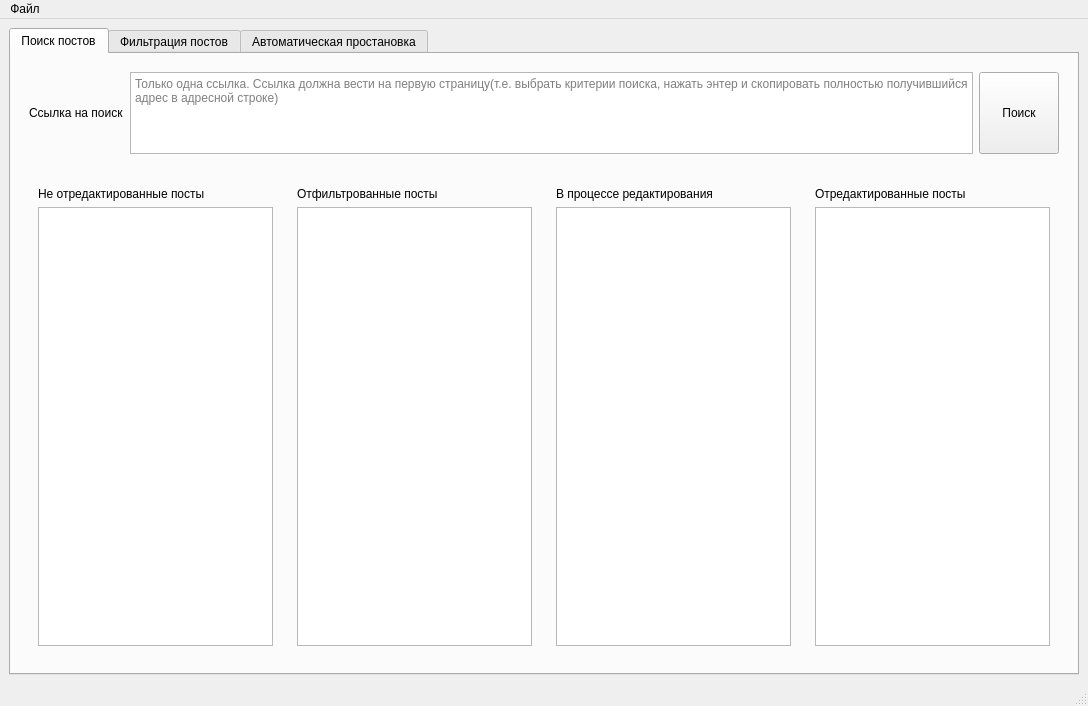
<?xml version="1.0" encoding="UTF-8"?>
<ui version="4.0">
 <class>MainWindow</class>
 <widget class="QMainWindow" name="MainWindow">
  <property name="geometry">
   <rect>
    <x>0</x>
    <y>0</y>
    <width>1088</width>
    <height>706</height>
   </rect>
  </property>
  <property name="windowTitle">
   <string>Pikabu Tag bot</string>
  </property>
  <property name="autoFillBackground">
   <bool>false</bool>
  </property>
  <widget class="QWidget" name="centralwidget">
   <layout class="QVBoxLayout" name="verticalLayout">
    <item>
     <layout class="QGridLayout" name="gridLayout">
      <property name="sizeConstraint">
       <enum>QLayout::SetDefaultConstraint</enum>
      </property>
      <item row="0" column="0">
       <widget class="QTabWidget" name="tabWidget">
        <property name="sizePolicy">
         <sizepolicy hsizetype="Expanding" vsizetype="Expanding">
          <horstretch>0</horstretch>
          <verstretch>0</verstretch>
         </sizepolicy>
        </property>
        <property name="currentIndex">
         <number>0</number>
        </property>
        <widget class="QWidget" name="tab">
         <attribute name="title">
          <string>Поиск постов</string>
         </attribute>
         <layout class="QVBoxLayout" name="verticalLayout_2">
          <item>
           <widget class="QWidget" name="widget" native="true">
            <property name="sizePolicy">
             <sizepolicy hsizetype="Preferred" vsizetype="Maximum">
              <horstretch>0</horstretch>
              <verstretch>0</verstretch>
             </sizepolicy>
            </property>
            <property name="maximumSize">
             <size>
              <width>16777215</width>
              <height>100</height>
             </size>
            </property>
            <layout class="QGridLayout" name="gridLayout_2">
             <item row="0" column="0">
              <layout class="QHBoxLayout" name="horizontalLayout">
               <item>
                <widget class="QLabel" name="label">
                 <property name="text">
                  <string>Ссылка на поиск</string>
                 </property>
                </widget>
               </item>
               <item>
                <widget class="QTextEdit" name="textEditSearchLink">
                 <property name="acceptRichText">
                  <bool>false</bool>
                 </property>
                 <property name="placeholderText">
                  <string>Только одна ссылка. Ссылка должна вести на первую страницу(т.е. выбрать критерии поиска, нажать энтер и скопировать полностью получившийся адрес в адресной строке)</string>
                 </property>
                </widget>
               </item>
               <item>
                <widget class="QPushButton" name="pushButtonSearch">
                 <property name="sizePolicy">
                  <sizepolicy hsizetype="Minimum" vsizetype="Expanding">
                   <horstretch>0</horstretch>
                   <verstretch>0</verstretch>
                  </sizepolicy>
                 </property>
                 <property name="text">
                  <string>Поиск</string>
                 </property>
                </widget>
               </item>
              </layout>
             </item>
            </layout>
           </widget>
          </item>
          <item>
           <widget class="QWidget" name="widgetLists" native="true">
            <property name="enabled">
             <bool>true</bool>
            </property>
            <layout class="QHBoxLayout" name="horizontalLayout_2">
             <item>
              <widget class="QWidget" name="widget_3" native="true">
               <layout class="QVBoxLayout" name="verticalLayout_3">
                <item>
                 <widget class="QLabel" name="label_2">
                  <property name="text">
                   <string>Не отредактированные посты</string>
                  </property>
                 </widget>
                </item>
                <item>
                 <widget class="QListWidget" name="listWidgetNotEditedPosts"/>
                </item>
               </layout>
              </widget>
             </item>
             <item>
              <widget class="QWidget" name="widget_5" native="true">
               <layout class="QVBoxLayout" name="verticalLayout_5">
                <item>
                 <widget class="QLabel" name="label_4">
                  <property name="text">
                   <string>Отфильтрованные посты</string>
                  </property>
                 </widget>
                </item>
                <item>
                 <widget class="QListWidget" name="listWidgetFiltred"/>
                </item>
               </layout>
              </widget>
             </item>
             <item>
              <widget class="QWidget" name="widget_6" native="true">
               <layout class="QVBoxLayout" name="verticalLayout_6">
                <item>
                 <widget class="QLabel" name="label_5">
                  <property name="text">
                   <string>В процессе редактирования</string>
                  </property>
                 </widget>
                </item>
                <item>
                 <widget class="QListWidget" name="listWidgetPlannedToEditPosts"/>
                </item>
               </layout>
              </widget>
             </item>
             <item>
              <widget class="QWidget" name="widget_4" native="true">
               <layout class="QVBoxLayout" name="verticalLayout_4">
                <item>
                 <widget class="QLabel" name="label_3">
                  <property name="text">
                   <string>Отредактированные посты</string>
                  </property>
                 </widget>
                </item>
                <item>
                 <widget class="QListWidget" name="listWidgetEditedPosts"/>
                </item>
               </layout>
              </widget>
             </item>
            </layout>
           </widget>
          </item>
         </layout>
        </widget>
        <widget class="QWidget" name="tab_2">
         <attribute name="title">
          <string>Фильтрация постов</string>
         </attribute>
         <layout class="QHBoxLayout" name="horizontalLayout_5">
          <item>
           <widget class="QWidget" name="widget_7" native="true">
            <layout class="QGridLayout" name="gridLayout_3">
             <item row="0" column="0">
              <layout class="QVBoxLayout" name="layoutBrowser"/>
             </item>
            </layout>
           </widget>
          </item>
          <item>
           <widget class="QWidget" name="widget_2" native="true">
            <property name="sizePolicy">
             <sizepolicy hsizetype="Maximum" vsizetype="Preferred">
              <horstretch>0</horstretch>
              <verstretch>0</verstretch>
             </sizepolicy>
            </property>
            <property name="maximumSize">
             <size>
              <width>130</width>
              <height>16777215</height>
             </size>
            </property>
            <layout class="QVBoxLayout" name="verticalLayout_7">
             <item>
              <widget class="QPushButton" name="pushButtonAllowPostToEdit">
               <property name="sizePolicy">
                <sizepolicy hsizetype="Minimum" vsizetype="Preferred">
                 <horstretch>0</horstretch>
                 <verstretch>0</verstretch>
                </sizepolicy>
               </property>
               <property name="text">
                <string>Принять пост
(Стрелка вверх)</string>
               </property>
              </widget>
             </item>
             <item>
              <widget class="QPushButton" name="pushButtonSkipPost">
               <property name="text">
                <string>Пропустить &gt;&gt;</string>
               </property>
              </widget>
             </item>
             <item>
              <widget class="QPushButton" name="pushButtonFilterPost">
               <property name="sizePolicy">
                <sizepolicy hsizetype="Minimum" vsizetype="Preferred">
                 <horstretch>0</horstretch>
                 <verstretch>0</verstretch>
                </sizepolicy>
               </property>
               <property name="text">
                <string>Отклонить пост
(Стрелка вниз)</string>
               </property>
              </widget>
             </item>
            </layout>
           </widget>
          </item>
         </layout>
        </widget>
        <widget class="QWidget" name="tab_3">
         <attribute name="title">
          <string>Автоматическая простановка</string>
         </attribute>
        </widget>
       </widget>
      </item>
     </layout>
    </item>
   </layout>
  </widget>
  <widget class="QMenuBar" name="menubar">
   <property name="geometry">
    <rect>
     <x>0</x>
     <y>0</y>
     <width>1088</width>
     <height>20</height>
    </rect>
   </property>
   <widget class="QMenu" name="menu">
    <property name="title">
     <string>Файл</string>
    </property>
    <addaction name="action_5"/>
    <addaction name="separator"/>
    <addaction name="action_3"/>
    <addaction name="separator"/>
    <addaction name="action"/>
    <addaction name="action_2"/>
   </widget>
   <addaction name="menu"/>
  </widget>
  <widget class="QStatusBar" name="statusbar"/>
  <action name="action">
   <property name="text">
    <string>Сохранить</string>
   </property>
  </action>
  <action name="action_2">
   <property name="text">
    <string>Сохранить как..</string>
   </property>
  </action>
  <action name="action_3">
   <property name="text">
    <string>Открыть файл..</string>
   </property>
  </action>
  <action name="action_5">
   <property name="text">
    <string>Новый поиск</string>
   </property>
  </action>
 </widget>
 <resources/>
 <connections/>
</ui>
